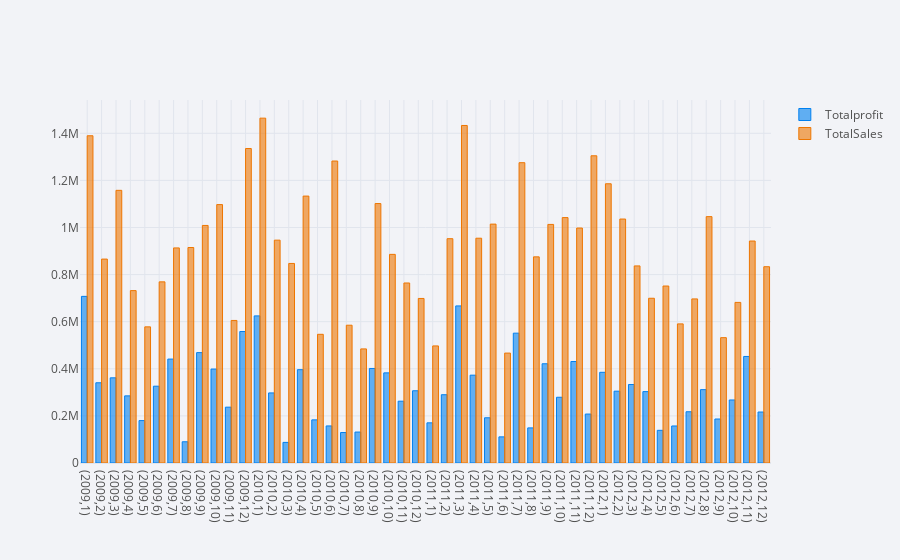
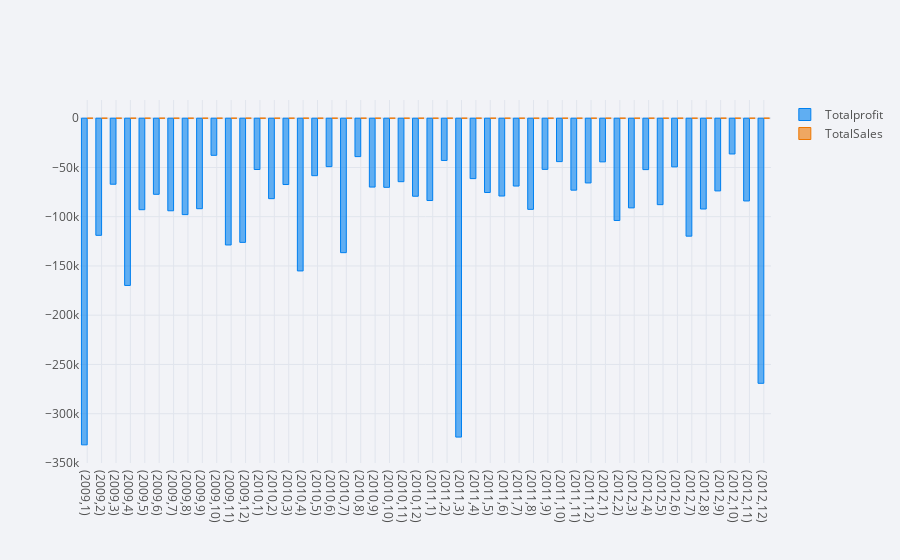
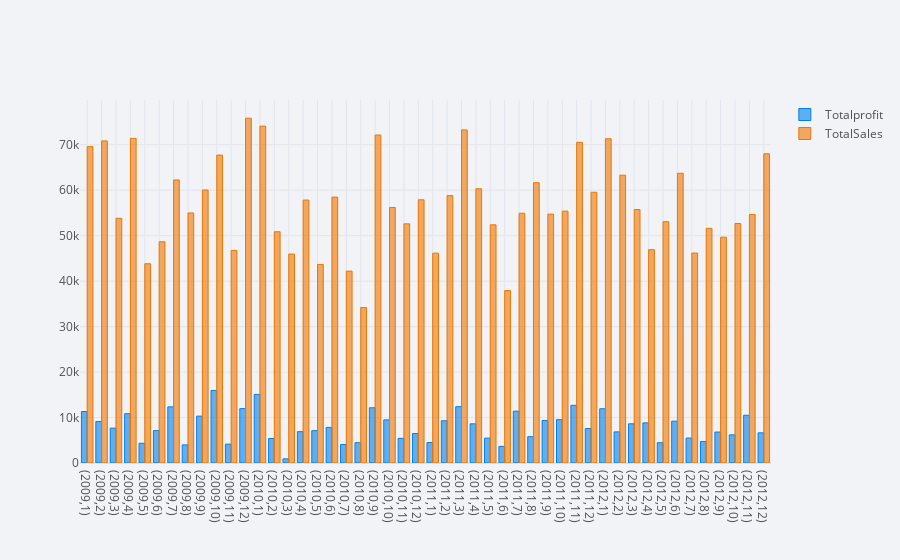
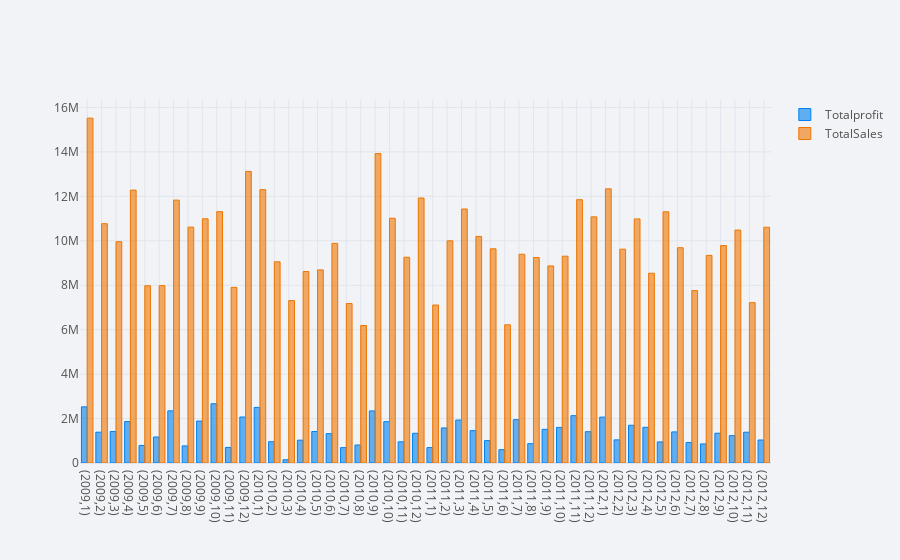

The notebook cell saved with these charts, in order:
### Code cell
#Q1- plotting year and month wise trends of Profit and sales using measures of central tendency(mean,median,mode)-
df.groupby(["Year","Month"])["Totalprofit","TotalSales"].max().iplot(kind="bar")
df.groupby(["Year","Month"])["Totalprofit","TotalSales"].min().iplot(kind="bar")
df.groupby(["Year","Month"])["Totalprofit","TotalSales"].mean().iplot(kind="bar")
df.groupby(["Year","Month"])["Totalprofit","TotalSales"].sum().iplot(kind="bar")
